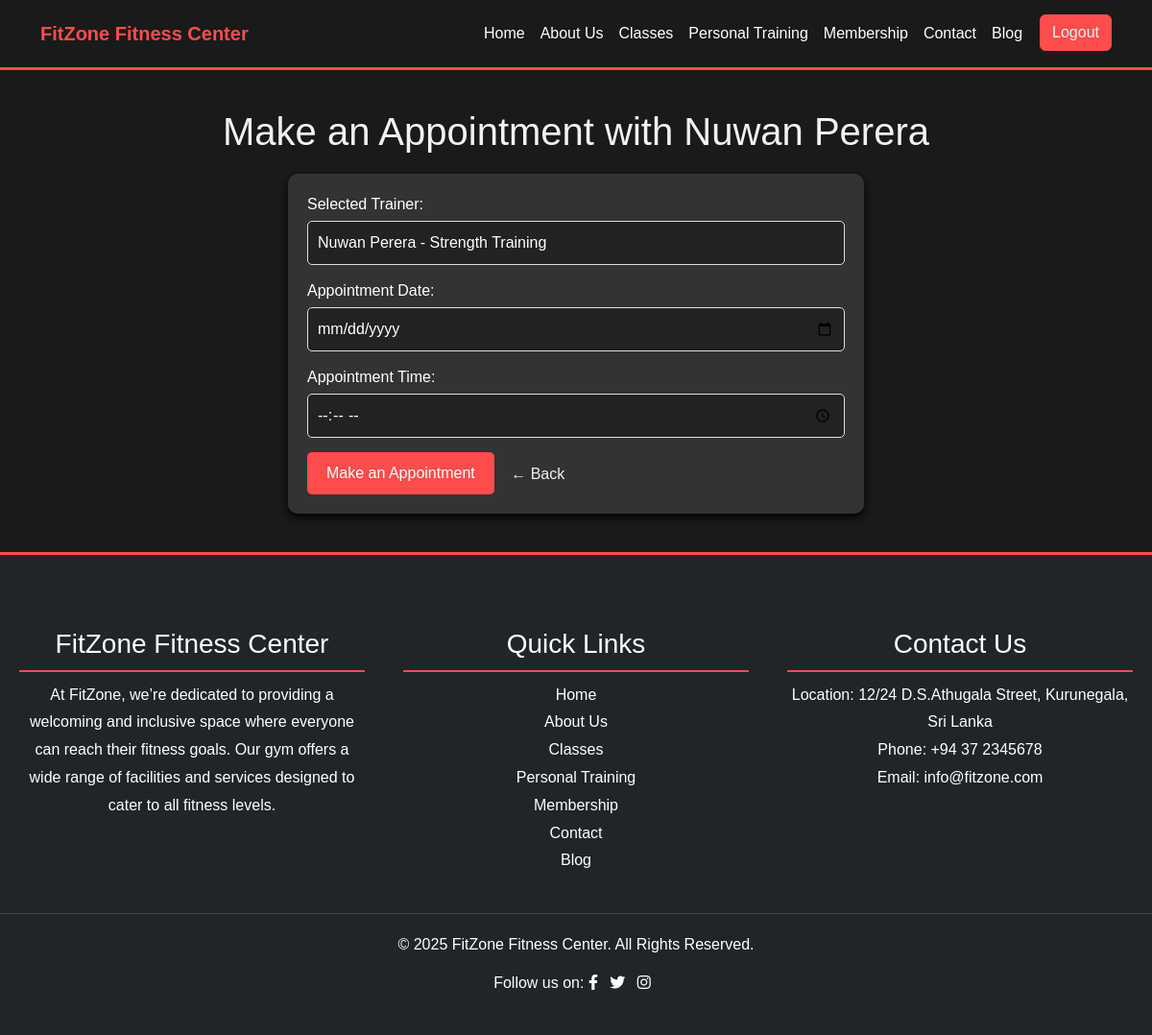
The page /fitzone/make_appointment.php?trainer_id=1 (signed in) on the database its author committed.
### tables this page shows
CREATE TABLE `trainers` (
  `id` int(11) NOT NULL,
  `name` varchar(100) NOT NULL,
  `expertise` text NOT NULL,
  `bio` text DEFAULT NULL,
  `availability` varchar(255) DEFAULT NULL,
  `photo_path` varchar(255) DEFAULT NULL,
  `session_price` decimal(10,2) DEFAULT NULL
);

### fitzone/make_appointment.php (the view, shortened to what this page needs)
<?php
include 'assists/header.php';
include 'database_connection.php';
$trainer_id = isset($_GET['trainer_id']) ? intval($_GET['trainer_id']) : 0;
$sql = "SELECT * FROM trainers WHERE id = ?";
$stmt = $conn->prepare($sql);
$stmt->bind_param("i", $trainer_id);
$stmt->execute();
$trainer_result = $stmt->get_result();
$trainer = $trainer_result->fetch_assoc();
?>
<section class="appointment-container">
    <h1>Make an Appointment with <?php echo htmlspecialchars($trainer['name']); ?></h1>
    <div class="appointment-form">
        <form method="POST">
            <div class="form-group">
                <label for="selected_trainer">Selected Trainer:</label>
                <input type="text" id="selected_trainer" name="selected_trainer" value="<?php echo htmlspecialchars($trainer['name'] . ' - ' . $trainer['expertise']); ?>" readonly>
            </div>
            <div class="form-group">
                <label for="appointment_date">Appointment Date:</label>
                <input type="date" id="appointment_date" name="appointment_date" required>
            </div>
            <div class="form-group">
                <label for="appointment_time">Appointment Time:</label>
                <input type="time" id="appointment_time" name="appointment_time" required>
            </div>
            <button type="submit" class="btn-submit">Make an Appointment</button>
            <a href="personal_training.php" class="btn">&larr; Back</a>
        </form>
    </div>
</section>
<?php include 'assists/footer.php'; ?>

### fitzone/make_appointment.php (style rules this page uses)
body { background-color: #1a1a1a; color: #333; font-family: Arial, sans-serif; color: #f1f1f1; }
h1 { text-align: center; margin-bottom: 20px; color: #f1f1f1; }
.appointment-container { padding: 40px 20px; }
.appointment-form { max-width: 600px; margin: 0 auto; background-color: #333; border-radius: 10px; padding: 20px; box-shadow: 0 4px 8px rgba(0, 0, 0, 0.9); color: white; }
.form-group { margin-bottom: 15px; }
.form-group label { display: block; margin-bottom: 5px; }
.form-group input, .form-group select { width: 100%; padding: 10px; border: 1px solid #ddd; border-radius: 5px; background-color: #222; color: white; }
.btn-submit { background-color: #ff4c4c; color: white; padding: 10px 20px; border: none; border-radius: 5px; cursor: pointer; transition: background 0.3s; }
.btn { color: #f1f1f1; }

### rows shown on the page
trainers: name "Nuwan Perera", selected_trainer "Nuwan Perera - Strength Training"
